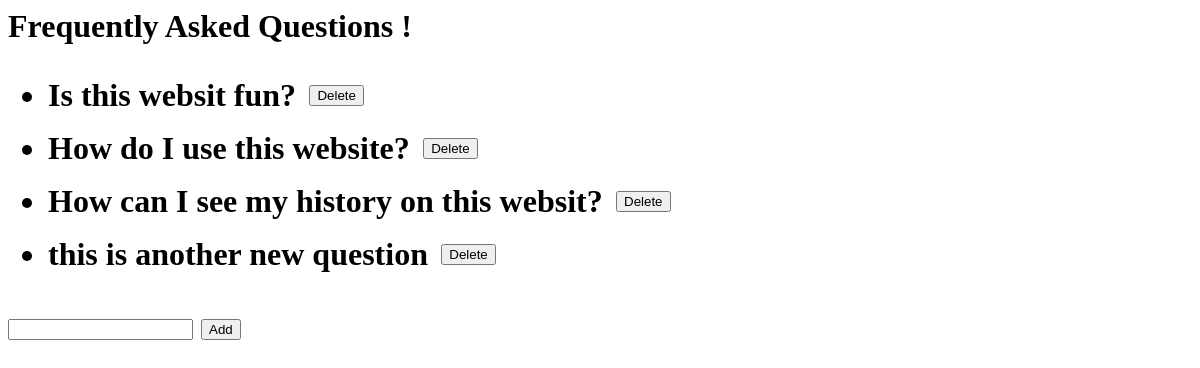
Page /faq/ on the earlier database version.
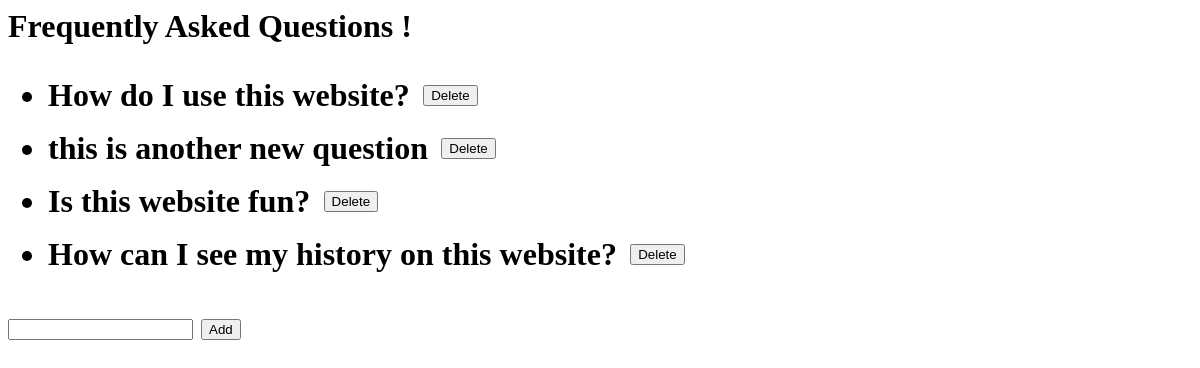
Same page on the later database version.
### FAQ/models.py (models this page shows)
class FAQItems(models.Model):
    content = models.TextField()

### FAQ/views.py (the view)
# urls.py: path('faq/', FAQView),
def FAQView(request):
    all_faq_items = FAQItems.objects.all()
    return render(request, 'faq.html', {'all_faqitems': all_faq_items})

### templates/faq.html
<h1> Frequently Asked Questions !<h1>
<ul>
    {% for faqitem in all_faqitems %}
    <li>
        <form action="/deleteQuestion/{{faqitem.id}}/"
                style="display: flex; align-items: center; margin-block-end: 0.5em"
                methond="post">{% csrf_token %}
             {{ faqitem.content }}
            <input type="submit" value="Delete" style="margin-left: 1em"/>
        </form>
    </li>
    {% endfor%}
</ul>
<form action="/addQuestion/" methond="post">{% csrf_token%}
    <input type="text" name="content"/>
    <input type="submit" value="Add"/>
</form>

Differences in the rows shown:
removed FAQItems: content "Is this websit fun?"
removed FAQItems: content "How can I see my history on this websit?"
added FAQItems: content "Is this website fun?"
added FAQItems: content "How can I see my history on this website?"
